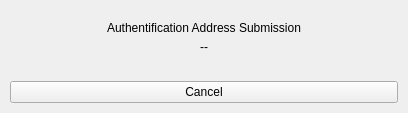
<?xml version="1.0" encoding="UTF-8"?>
<ui version="4.0">
 <class>WalletKeysSubmitFrejaDialog</class>
 <widget class="QDialog" name="WalletKeysSubmitFrejaDialog">
  <property name="geometry">
   <rect>
    <x>0</x>
    <y>0</y>
    <width>408</width>
    <height>113</height>
   </rect>
  </property>
  <property name="sizePolicy">
   <sizepolicy hsizetype="Preferred" vsizetype="Minimum">
    <horstretch>0</horstretch>
    <verstretch>0</verstretch>
   </sizepolicy>
  </property>
  <property name="windowTitle">
   <string>Sign With Freja eID</string>
  </property>
  <layout class="QVBoxLayout" name="verticalLayout_2">
   <property name="spacing">
    <number>0</number>
   </property>
   <property name="leftMargin">
    <number>0</number>
   </property>
   <property name="topMargin">
    <number>0</number>
   </property>
   <property name="rightMargin">
    <number>0</number>
   </property>
   <property name="bottomMargin">
    <number>0</number>
   </property>
   <item>
    <widget class="QWidget" name="widget" native="true">
     <layout class="QVBoxLayout" name="verticalLayout">
      <property name="spacing">
       <number>5</number>
      </property>
      <property name="bottomMargin">
       <number>0</number>
      </property>
      <item>
       <spacer name="verticalSpacer_3">
        <property name="orientation">
         <enum>Qt::Vertical</enum>
        </property>
        <property name="sizeHint" stdset="0">
         <size>
          <width>20</width>
          <height>0</height>
         </size>
        </property>
       </spacer>
      </item>
      <item>
       <widget class="QLabel" name="labelAction">
        <property name="text">
         <string>Authentification Address Submission</string>
        </property>
        <property name="alignment">
         <set>Qt::AlignCenter</set>
        </property>
       </widget>
      </item>
      <item>
       <widget class="QLabel" name="labelWalletId">
        <property name="text">
         <string>--</string>
        </property>
        <property name="alignment">
         <set>Qt::AlignCenter</set>
        </property>
       </widget>
      </item>
      <item>
       <widget class="WalletKeysSubmitWidget" name="widgetKeysSubmit" native="true"/>
      </item>
      <item>
       <spacer name="verticalSpacer">
        <property name="orientation">
         <enum>Qt::Vertical</enum>
        </property>
        <property name="sizeHint" stdset="0">
         <size>
          <width>20</width>
          <height>0</height>
         </size>
        </property>
       </spacer>
      </item>
     </layout>
    </widget>
   </item>
   <item>
    <widget class="QWidget" name="widget_2" native="true">
     <property name="buttonBar" stdset="0">
      <bool>true</bool>
     </property>
     <layout class="QHBoxLayout" name="horizontalLayout">
      <property name="spacing">
       <number>10</number>
      </property>
      <property name="leftMargin">
       <number>10</number>
      </property>
      <property name="topMargin">
       <number>10</number>
      </property>
      <property name="rightMargin">
       <number>10</number>
      </property>
      <property name="bottomMargin">
       <number>10</number>
      </property>
      <item>
       <widget class="QPushButton" name="pushButtonCancel">
        <property name="text">
         <string>Cancel</string>
        </property>
        <property name="autoDefault">
         <bool>false</bool>
        </property>
       </widget>
      </item>
     </layout>
    </widget>
   </item>
  </layout>
 </widget>
 <customwidgets>
  <customwidget>
   <class>WalletKeysSubmitWidget</class>
   <extends>QWidget</extends>
   <header>WalletKeysSubmitWidget.h</header>
   <container>1</container>
  </customwidget>
 </customwidgets>
 <resources/>
 <connections/>
</ui>
